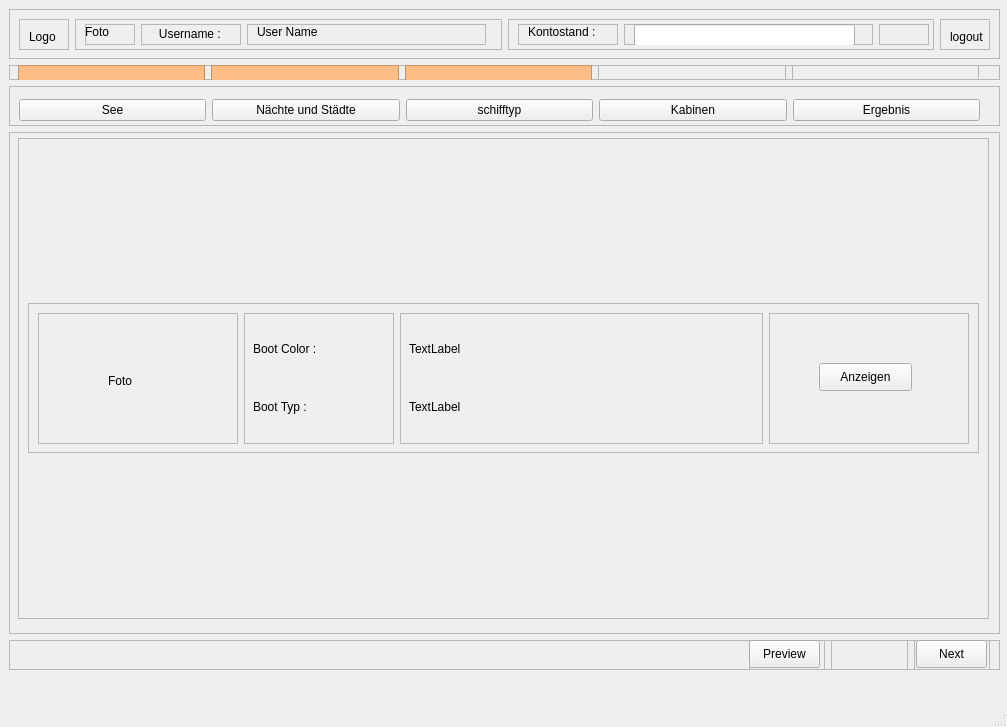
<?xml version="1.0" encoding="UTF-8"?>
<ui version="4.0">
 <class>MainWindow</class>
 <widget class="QMainWindow" name="MainWindow">
  <property name="geometry">
   <rect>
    <x>0</x>
    <y>0</y>
    <width>1007</width>
    <height>727</height>
   </rect>
  </property>
  <property name="windowTitle">
   <string>MainWindow</string>
  </property>
  <widget class="QWidget" name="centralwidget">
   <widget class="QWidget" name="verticalLayoutWidget">
    <property name="geometry">
     <rect>
      <x>9</x>
      <y>9</y>
      <width>991</width>
      <height>661</height>
     </rect>
    </property>
    <layout class="QVBoxLayout" name="central_verticalLayout">
     <item>
      <widget class="QFrame" name="frame_info">
       <property name="maximumSize">
        <size>
         <width>16777215</width>
         <height>50</height>
        </size>
       </property>
       <property name="frameShape">
        <enum>QFrame::StyledPanel</enum>
       </property>
       <property name="frameShadow">
        <enum>QFrame::Raised</enum>
       </property>
       <widget class="QWidget" name="horizontalLayoutWidget">
        <property name="geometry">
         <rect>
          <x>10</x>
          <y>10</y>
          <width>971</width>
          <height>31</height>
         </rect>
        </property>
        <layout class="QHBoxLayout" name="horizontalLayout_info">
         <item>
          <widget class="QFrame" name="frame_logo">
           <property name="maximumSize">
            <size>
             <width>50</width>
             <height>16777215</height>
            </size>
           </property>
           <property name="frameShape">
            <enum>QFrame::StyledPanel</enum>
           </property>
           <property name="frameShadow">
            <enum>QFrame::Raised</enum>
           </property>
           <widget class="QLabel" name="label_logo">
            <property name="geometry">
             <rect>
              <x>10</x>
              <y>10</y>
              <width>55</width>
              <height>16</height>
             </rect>
            </property>
            <property name="text">
             <string>Logo</string>
            </property>
           </widget>
          </widget>
         </item>
         <item>
          <widget class="QFrame" name="frame_user">
           <property name="frameShape">
            <enum>QFrame::StyledPanel</enum>
           </property>
           <property name="frameShadow">
            <enum>QFrame::Raised</enum>
           </property>
           <widget class="QWidget" name="horizontalLayoutWidget_2">
            <property name="geometry">
             <rect>
              <x>10</x>
              <y>5</y>
              <width>401</width>
              <height>21</height>
             </rect>
            </property>
            <layout class="QHBoxLayout" name="horizontalLayout_user">
             <item>
              <widget class="QFrame" name="frame_foto">
               <property name="maximumSize">
                <size>
                 <width>50</width>
                 <height>16777215</height>
                </size>
               </property>
               <property name="frameShape">
                <enum>QFrame::StyledPanel</enum>
               </property>
               <property name="frameShadow">
                <enum>QFrame::Raised</enum>
               </property>
               <widget class="QLabel" name="label_foto">
                <property name="geometry">
                 <rect>
                  <x>0</x>
                  <y>0</y>
                  <width>55</width>
                  <height>16</height>
                 </rect>
                </property>
                <property name="text">
                 <string>Foto</string>
                </property>
               </widget>
              </widget>
             </item>
             <item>
              <widget class="QFrame" name="frame_labelUserName">
               <property name="maximumSize">
                <size>
                 <width>100</width>
                 <height>16777215</height>
                </size>
               </property>
               <property name="frameShape">
                <enum>QFrame::StyledPanel</enum>
               </property>
               <property name="frameShadow">
                <enum>QFrame::Raised</enum>
               </property>
               <widget class="QLabel" name="label_Username">
                <property name="geometry">
                 <rect>
                  <x>10</x>
                  <y>0</y>
                  <width>81</width>
                  <height>20</height>
                 </rect>
                </property>
                <property name="sizePolicy">
                 <sizepolicy hsizetype="Expanding" vsizetype="Expanding">
                  <horstretch>0</horstretch>
                  <verstretch>0</verstretch>
                 </sizepolicy>
                </property>
                <property name="text">
                 <string>Username : </string>
                </property>
                <property name="alignment">
                 <set>Qt::AlignCenter</set>
                </property>
               </widget>
              </widget>
             </item>
             <item>
              <widget class="QFrame" name="frame_TextEdit_UserName">
               <property name="frameShape">
                <enum>QFrame::StyledPanel</enum>
               </property>
               <property name="frameShadow">
                <enum>QFrame::Raised</enum>
               </property>
               <widget class="QLabel" name="label_UserName">
                <property name="geometry">
                 <rect>
                  <x>10</x>
                  <y>0</y>
                  <width>211</width>
                  <height>16</height>
                 </rect>
                </property>
                <property name="text">
                 <string>User Name</string>
                </property>
               </widget>
              </widget>
             </item>
            </layout>
           </widget>
          </widget>
         </item>
         <item>
          <widget class="QFrame" name="frame_kontostand">
           <property name="frameShape">
            <enum>QFrame::StyledPanel</enum>
           </property>
           <property name="frameShadow">
            <enum>QFrame::Raised</enum>
           </property>
           <widget class="QWidget" name="horizontalLayoutWidget_3">
            <property name="geometry">
             <rect>
              <x>10</x>
              <y>5</y>
              <width>411</width>
              <height>21</height>
             </rect>
            </property>
            <layout class="QHBoxLayout" name="horizontalLayout_kontostand">
             <item>
              <widget class="QFrame" name="frame_labe_kontostand">
               <property name="maximumSize">
                <size>
                 <width>100</width>
                 <height>16777215</height>
                </size>
               </property>
               <property name="frameShape">
                <enum>QFrame::StyledPanel</enum>
               </property>
               <property name="frameShadow">
                <enum>QFrame::Raised</enum>
               </property>
               <widget class="QLabel" name="label_kontostand">
                <property name="geometry">
                 <rect>
                  <x>10</x>
                  <y>0</y>
                  <width>81</width>
                  <height>16</height>
                 </rect>
                </property>
                <property name="text">
                 <string>Kontostand : </string>
                </property>
               </widget>
              </widget>
             </item>
             <item>
              <widget class="QFrame" name="frame_lineEdit_Kontostand">
               <property name="frameShape">
                <enum>QFrame::StyledPanel</enum>
               </property>
               <property name="frameShadow">
                <enum>QFrame::Raised</enum>
               </property>
               <widget class="QLineEdit" name="lineEdit_kontostand">
                <property name="geometry">
                 <rect>
                  <x>10</x>
                  <y>0</y>
                  <width>221</width>
                  <height>22</height>
                 </rect>
                </property>
               </widget>
              </widget>
             </item>
             <item>
              <widget class="QFrame" name="frame_icone_Geld">
               <property name="maximumSize">
                <size>
                 <width>50</width>
                 <height>16777215</height>
                </size>
               </property>
               <property name="frameShape">
                <enum>QFrame::StyledPanel</enum>
               </property>
               <property name="frameShadow">
                <enum>QFrame::Raised</enum>
               </property>
              </widget>
             </item>
            </layout>
           </widget>
          </widget>
         </item>
         <item>
          <widget class="QFrame" name="frame_logout">
           <property name="maximumSize">
            <size>
             <width>50</width>
             <height>16777215</height>
            </size>
           </property>
           <property name="frameShape">
            <enum>QFrame::StyledPanel</enum>
           </property>
           <property name="frameShadow">
            <enum>QFrame::Raised</enum>
           </property>
           <widget class="QLabel" name="label_icone_logout">
            <property name="geometry">
             <rect>
              <x>10</x>
              <y>10</y>
              <width>55</width>
              <height>16</height>
             </rect>
            </property>
            <property name="text">
             <string>logout</string>
            </property>
           </widget>
          </widget>
         </item>
        </layout>
       </widget>
      </widget>
     </item>
     <item>
      <widget class="QFrame" name="frame_licht">
       <property name="maximumSize">
        <size>
         <width>16777215</width>
         <height>15</height>
        </size>
       </property>
       <property name="frameShape">
        <enum>QFrame::StyledPanel</enum>
       </property>
       <property name="frameShadow">
        <enum>QFrame::Raised</enum>
       </property>
       <widget class="QWidget" name="horizontalLayoutWidget_4">
        <property name="geometry">
         <rect>
          <x>9</x>
          <y>0</y>
          <width>961</width>
          <height>20</height>
         </rect>
        </property>
        <layout class="QHBoxLayout" name="horizontalLayout_licht">
         <item>
          <widget class="QFrame" name="frame_licht_1">
           <property name="styleSheet">
            <string notr="true">background-color: rgb(255, 189, 134);

</string>
           </property>
           <property name="frameShape">
            <enum>QFrame::StyledPanel</enum>
           </property>
           <property name="frameShadow">
            <enum>QFrame::Raised</enum>
           </property>
          </widget>
         </item>
         <item>
          <widget class="QFrame" name="frame_licht_2">
           <property name="styleSheet">
            <string notr="true">background-color: rgb(255, 189, 134);
</string>
           </property>
           <property name="frameShape">
            <enum>QFrame::StyledPanel</enum>
           </property>
           <property name="frameShadow">
            <enum>QFrame::Raised</enum>
           </property>
          </widget>
         </item>
         <item>
          <widget class="QFrame" name="frame_licht_3">
           <property name="styleSheet">
            <string notr="true">background-color: rgb(255, 189, 134);
</string>
           </property>
           <property name="frameShape">
            <enum>QFrame::StyledPanel</enum>
           </property>
           <property name="frameShadow">
            <enum>QFrame::Raised</enum>
           </property>
          </widget>
         </item>
         <item>
          <widget class="QFrame" name="frame_licht_4">
           <property name="frameShape">
            <enum>QFrame::StyledPanel</enum>
           </property>
           <property name="frameShadow">
            <enum>QFrame::Raised</enum>
           </property>
          </widget>
         </item>
         <item>
          <widget class="QFrame" name="frame_licht_5">
           <property name="frameShape">
            <enum>QFrame::StyledPanel</enum>
           </property>
           <property name="frameShadow">
            <enum>QFrame::Raised</enum>
           </property>
          </widget>
         </item>
        </layout>
       </widget>
      </widget>
     </item>
     <item>
      <widget class="QFrame" name="frame_seite">
       <property name="maximumSize">
        <size>
         <width>16777215</width>
         <height>40</height>
        </size>
       </property>
       <property name="frameShape">
        <enum>QFrame::StyledPanel</enum>
       </property>
       <property name="frameShadow">
        <enum>QFrame::Raised</enum>
       </property>
       <widget class="QWidget" name="horizontalLayoutWidget_5">
        <property name="geometry">
         <rect>
          <x>10</x>
          <y>9</y>
          <width>961</width>
          <height>31</height>
         </rect>
        </property>
        <layout class="QHBoxLayout" name="horizontalLayout_Seiten">
         <item>
          <widget class="QPushButton" name="pushButton_see">
           <property name="text">
            <string>See</string>
           </property>
          </widget>
         </item>
         <item>
          <widget class="QPushButton" name="pushButton_naechteUndStaedte">
           <property name="text">
            <string>Nächte und Städte</string>
           </property>
          </widget>
         </item>
         <item>
          <widget class="QPushButton" name="pushButton_schifftyp">
           <property name="text">
            <string>schifftyp</string>
           </property>
          </widget>
         </item>
         <item>
          <widget class="QPushButton" name="pushButton_kabinen">
           <property name="text">
            <string>Kabinen</string>
           </property>
          </widget>
         </item>
         <item>
          <widget class="QPushButton" name="pushButton_ergebnis">
           <property name="text">
            <string>Ergebnis</string>
           </property>
          </widget>
         </item>
        </layout>
       </widget>
      </widget>
     </item>
     <item>
      <widget class="QFrame" name="frame_inhalt_seite">
       <property name="frameShape">
        <enum>QFrame::StyledPanel</enum>
       </property>
       <property name="frameShadow">
        <enum>QFrame::Raised</enum>
       </property>
       <widget class="QScrollArea" name="scrollArea">
        <property name="geometry">
         <rect>
          <x>9</x>
          <y>6</y>
          <width>971</width>
          <height>481</height>
         </rect>
        </property>
        <property name="widgetResizable">
         <bool>true</bool>
        </property>
        <widget class="QWidget" name="scrollAreaWidgetContents">
         <property name="geometry">
          <rect>
           <x>0</x>
           <y>0</y>
           <width>969</width>
           <height>479</height>
          </rect>
         </property>
         <widget class="QWidget" name="verticalLayoutWidget_2">
          <property name="geometry">
           <rect>
            <x>9</x>
            <y>9</y>
            <width>951</width>
            <height>461</height>
           </rect>
          </property>
          <layout class="QVBoxLayout" name="verticalLayout_ScrollBarArea">
           <item>
            <widget class="QFrame" name="frame_boot">
             <property name="maximumSize">
              <size>
               <width>16777215</width>
               <height>150</height>
              </size>
             </property>
             <property name="frameShape">
              <enum>QFrame::StyledPanel</enum>
             </property>
             <property name="frameShadow">
              <enum>QFrame::Raised</enum>
             </property>
             <widget class="QWidget" name="horizontalLayoutWidget_7">
              <property name="geometry">
               <rect>
                <x>10</x>
                <y>10</y>
                <width>931</width>
                <height>131</height>
               </rect>
              </property>
              <layout class="QHBoxLayout" name="horizontalLayout_boot">
               <item>
                <widget class="QFrame" name="frame_foto_2">
                 <property name="maximumSize">
                  <size>
                   <width>200</width>
                   <height>16777215</height>
                  </size>
                 </property>
                 <property name="frameShape">
                  <enum>QFrame::StyledPanel</enum>
                 </property>
                 <property name="frameShadow">
                  <enum>QFrame::Raised</enum>
                 </property>
                 <widget class="QLabel" name="foto">
                  <property name="geometry">
                   <rect>
                    <x>70</x>
                    <y>60</y>
                    <width>55</width>
                    <height>16</height>
                   </rect>
                  </property>
                  <property name="text">
                   <string>Foto</string>
                  </property>
                 </widget>
                </widget>
               </item>
               <item>
                <widget class="QFrame" name="frame_label">
                 <property name="maximumSize">
                  <size>
                   <width>150</width>
                   <height>200</height>
                  </size>
                 </property>
                 <property name="frameShape">
                  <enum>QFrame::StyledPanel</enum>
                 </property>
                 <property name="frameShadow">
                  <enum>QFrame::Raised</enum>
                 </property>
                 <widget class="QWidget" name="verticalLayoutWidget_3">
                  <property name="geometry">
                   <rect>
                    <x>9</x>
                    <y>9</y>
                    <width>131</width>
                    <height>111</height>
                   </rect>
                  </property>
                  <layout class="QVBoxLayout" name="verticalLayout_label">
                   <item>
                    <widget class="QLabel" name="label_BootColor">
                     <property name="text">
                      <string>Boot Color : </string>
                     </property>
                    </widget>
                   </item>
                   <item>
                    <widget class="QLabel" name="label_BootTyp">
                     <property name="text">
                      <string>Boot Typ : </string>
                     </property>
                    </widget>
                   </item>
                  </layout>
                 </widget>
                </widget>
               </item>
               <item>
                <widget class="QFrame" name="frame_info_2">
                 <property name="frameShape">
                  <enum>QFrame::StyledPanel</enum>
                 </property>
                 <property name="frameShadow">
                  <enum>QFrame::Raised</enum>
                 </property>
                 <widget class="QWidget" name="verticalLayoutWidget_4">
                  <property name="geometry">
                   <rect>
                    <x>9</x>
                    <y>9</y>
                    <width>341</width>
                    <height>111</height>
                   </rect>
                  </property>
                  <layout class="QVBoxLayout" name="verticalLayout_info">
                   <item>
                    <widget class="QLabel" name="label_color">
                     <property name="text">
                      <string>TextLabel</string>
                     </property>
                    </widget>
                   </item>
                   <item>
                    <widget class="QLabel" name="label_Typ">
                     <property name="text">
                      <string>TextLabel</string>
                     </property>
                    </widget>
                   </item>
                  </layout>
                 </widget>
                </widget>
               </item>
               <item>
                <widget class="QFrame" name="frame_button_Anzeige">
                 <property name="maximumSize">
                  <size>
                   <width>200</width>
                   <height>16777215</height>
                  </size>
                 </property>
                 <property name="frameShape">
                  <enum>QFrame::StyledPanel</enum>
                 </property>
                 <property name="frameShadow">
                  <enum>QFrame::Raised</enum>
                 </property>
                 <widget class="QPushButton" name="pushButton_Anzeige_boot">
                  <property name="geometry">
                   <rect>
                    <x>50</x>
                    <y>50</y>
                    <width>93</width>
                    <height>28</height>
                   </rect>
                  </property>
                  <property name="text">
                   <string>Anzeigen</string>
                  </property>
                 </widget>
                </widget>
               </item>
              </layout>
             </widget>
            </widget>
           </item>
          </layout>
         </widget>
        </widget>
       </widget>
      </widget>
     </item>
     <item>
      <widget class="QFrame" name="frame_navi_button">
       <property name="maximumSize">
        <size>
         <width>16777215</width>
         <height>30</height>
        </size>
       </property>
       <property name="frameShape">
        <enum>QFrame::StyledPanel</enum>
       </property>
       <property name="frameShadow">
        <enum>QFrame::Raised</enum>
       </property>
       <widget class="QWidget" name="horizontalLayoutWidget_6">
        <property name="geometry">
         <rect>
          <x>740</x>
          <y>0</y>
          <width>241</width>
          <height>31</height>
         </rect>
        </property>
        <layout class="QHBoxLayout" name="horizontalLayout_navi_button">
         <item>
          <widget class="QFrame" name="frame_preview_button">
           <property name="frameShape">
            <enum>QFrame::StyledPanel</enum>
           </property>
           <property name="frameShadow">
            <enum>QFrame::Raised</enum>
           </property>
           <widget class="QPushButton" name="pushButton_preview">
            <property name="geometry">
             <rect>
              <x>0</x>
              <y>0</y>
              <width>71</width>
              <height>28</height>
             </rect>
            </property>
            <property name="text">
             <string>Preview</string>
            </property>
           </widget>
          </widget>
         </item>
         <item>
          <widget class="QFrame" name="frame_2">
           <property name="frameShape">
            <enum>QFrame::StyledPanel</enum>
           </property>
           <property name="frameShadow">
            <enum>QFrame::Raised</enum>
           </property>
          </widget>
         </item>
         <item>
          <widget class="QFrame" name="frame_next_button">
           <property name="frameShape">
            <enum>QFrame::StyledPanel</enum>
           </property>
           <property name="frameShadow">
            <enum>QFrame::Raised</enum>
           </property>
           <widget class="QPushButton" name="pushButton_next">
            <property name="geometry">
             <rect>
              <x>2</x>
              <y>0</y>
              <width>71</width>
              <height>28</height>
             </rect>
            </property>
            <property name="sizePolicy">
             <sizepolicy hsizetype="Expanding" vsizetype="Expanding">
              <horstretch>0</horstretch>
              <verstretch>0</verstretch>
             </sizepolicy>
            </property>
            <property name="text">
             <string>Next</string>
            </property>
            <property name="checkable">
             <bool>false</bool>
            </property>
            <property name="checked">
             <bool>false</bool>
            </property>
           </widget>
          </widget>
         </item>
        </layout>
       </widget>
      </widget>
     </item>
    </layout>
   </widget>
  </widget>
  <widget class="QMenuBar" name="menubar">
   <property name="geometry">
    <rect>
     <x>0</x>
     <y>0</y>
     <width>1007</width>
     <height>26</height>
    </rect>
   </property>
  </widget>
  <widget class="QStatusBar" name="statusbar"/>
 </widget>
 <resources/>
 <connections/>
</ui>
